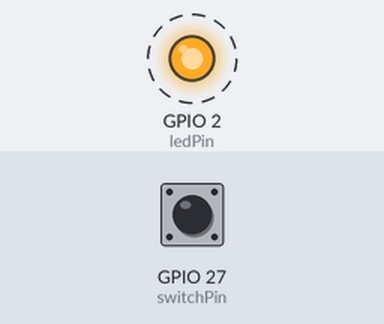
Recording of a program running on a simulated ESP32. Shown: output pins drawn as LEDs (lit = HIGH). Dashed ring = blinking. The test bench sets the inputs (shaded band); at power-on: GPIO 27 (switchPin) HIGH. What the program prints to the serial monitor is not drawn.

Above: at 1.2 s.
1.3 s: GPIO 27 (switchPin) pulled LOW for 0.15 s
Timing chart, 0 to 10.3 s (numbered marks = the images above; inputs shaded):
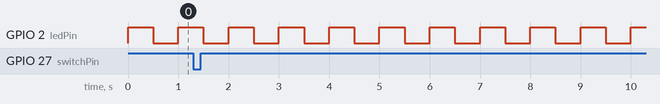

Measured:
- by itself, GPIO 2 (ledPin): alternates HIGH for 0.50 s and LOW for 0.50 s

The program:

main.cpp
```cpp
#include <Arduino.h>


// Define the LED pin
const int ledPin = 2;
const int switchPin = 27; // Switch pin

// Declare the semaphore handle
SemaphoreHandle_t ledSemaphore;

// Declare task handles
TaskHandle_t task1Handle = NULL;
TaskHandle_t task2Handle = NULL;
TaskHandle_t task3Handle = NULL;

// Task 1 Token
bool task1Token = false;

// Task 1 function
void task1(void *pvParameters) {
  while (1) {
    if (task1Token) {
      if (xSemaphoreTake(ledSemaphore, portMAX_DELAY) == pdTRUE) {
        Serial.println("Task 1 blinking LED");

        digitalWrite(ledPin, HIGH);
        vTaskDelay(3000 / portTICK_PERIOD_MS); // 3000 ms on
        digitalWrite(ledPin, LOW);
        vTaskDelay(7000 / portTICK_PERIOD_MS); // 7000 ms off
        xSemaphoreGive(ledSemaphore);

      }
    } else {
      vTaskDelay(100 / portTICK_PERIOD_MS); // Short delay when not active
    }
    vTaskPrioritySet(task2Handle, 2);
    vTaskPrioritySet(task1Handle, 1);
  }
}

// Task 2 function
void task2(void *pvParameters) {
  while (1) {
    if (xSemaphoreTake(ledSemaphore, portMAX_DELAY) == pdTRUE) {
      Serial.println("Task 2 blinking LED");
      for (int i = 0; i < 20; i++) {
        digitalWrite(ledPin, HIGH);
        vTaskDelay(500 / portTICK_PERIOD_MS); // 500 ms on
        digitalWrite(ledPin, LOW);
        vTaskDelay(500 / portTICK_PERIOD_MS); // 500 ms off
      }
      xSemaphoreGive(ledSemaphore);


    }
    vTaskPrioritySet(task1Handle, 2); // Set task 1 priority to 2
    vTaskPrioritySet(task2Handle, 1); // Set task 2 priority to 1
  }
}


// Task 3 function
void task3(void *pvParameters) {
  pinMode(switchPin, INPUT_PULLUP);
  while (1) {
    if (digitalRead(switchPin) == LOW) { // Assuming the switch is active LOW
    task1Token = !task1Token; // Toggle task 1's token
    Serial.println("Task state: " + String(task1Token));
    }
    vTaskDelay(100 / portTICK_PERIOD_MS); // Poll the switch every 100 ms
  }
}

void setup() {
  Serial.begin(115200);
  pinMode(ledPin, OUTPUT);
  digitalWrite(ledPin, LOW);

  // Create the semaphore
  ledSemaphore = xSemaphoreCreateBinary();
  xSemaphoreGive(ledSemaphore);

  // Create tasks
  xTaskCreate(task1, "Task 1", 2048, NULL, 1, &task1Handle);
  xTaskCreate(task2, "Task 2", 2048, NULL, 1, &task2Handle);
  xTaskCreate(task3, "Task 3", 2048, NULL, 999, &task3Handle);
}

void loop() {
  // Empty loop as tasks are running in FreeRTOS
}


/*
  Når token er 0 så køre task 2
  Når token er 1 så køre task 1 og 2
  Når Task en task er kørt sættes prioriteten ned til 1 og den anden op til 2

  dvs når token er 1 vil task 1 og 2 køre skiftevis
  når token er 0 vil kun task 2 køre
*/
```
